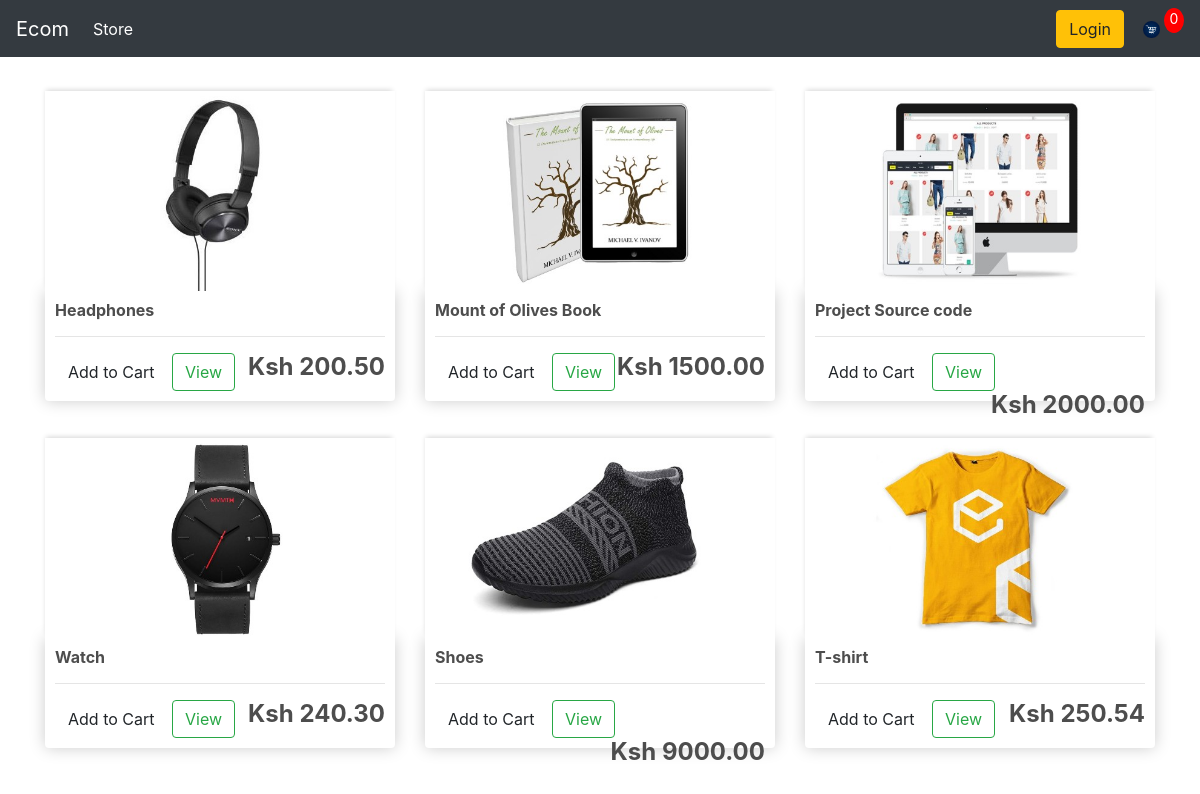
The page / on the database its author committed.
### store/models.py (models this page shows, shortened)
class Product(models.Model):
     name = models.CharField(max_length=200, null=True)
     price = models.DecimalField(max_digits=7,decimal_places=2)
     digital = models.BooleanField(default=False, null=True, blank=False)
     image = models.ImageField(null=True,blank= True)
     @property
     def imageURL(self):
         try:
             url = self.image.url
         except:
             url = ''
         return url

### store/views.py (the view)
# urls.py: path('',include('store.urls')),
def store(request):
    if request.user.is_authenticated:
        customer = request.user.customer
        order, created = Order.objects.get_or_create(customer=customer, complete=False)
        items = order.orderitem_set.all()
        cartItems = order.get_cart_items
    else:
        cookieData = cookieCart(request)
        items = cookieData['items']
        order = cookieData['order']                            #{'get_cart_total': 0, 'get_cart_items': 0,'shipping':False}
        cartItems = cookieData['cartItems']              #order['get_cart_items']
    products = Product.objects.all()
    context = {'products':products,'cartItems': cartItems}
    return render(request, 'store/store.html', context)

### store/utils.py (called while the page is built, shortened)
def cookieCart(request):
    try:
            cart = json.loads(request.COOKIES['cart'])
    except:
        cart = {}
    print('Cart:', cart)
    items = []
    order = {'get_cart_total': 0, 'get_cart_items': 0,'shipping':False}
    cartItems = order['get_cart_items']
    return{'cartItems':cartItems,'order':order,'items':items}

### store/templates/store/store.html
{% extends 'store/main.html' %}
{% load static %}
{% block content %}
<div class="row">
    {% for product in products %}
    <div class="col-lg-4">
        <img src="{{ product.imageURL}}" class="thumbnail">
        <div class="box-element product">
            <h6><strong>{{ product.name }}</strong></h6>
            <hr>
            <button data-product={{product.id}} data-action="add"
            class="btn btn-outline secondary add-btn update-cart">Add to Cart</button>
            <a href="#" class="btn btn-outline-success">View</a>
            <h4 style="display: inline-block; float: right"><strong>Ksh {{ product.price|floatformat:2}}</strong></h4>
        </div>
    </div>
    {% endfor %}
</div>
{% endblock content %}

### static/css/main.css (style rules this page uses)
body { background-color: hsl(0, 0%, 98%); }
h1,h2,h3,h4,h5,h6 { color:hsl(0, 0%, 30%); }
.box-element { box-shadow:hsl(0, 0%, 80%) 0 0 16px; background-color: #fff; border-radius: 4px; padding: 10px; }
.thumbnail { width: 100%; height: 200px; -webkit-box-shadow: -1px -3px 5px -2px rgba(214,214,214,1); -moz-box-shadow: -1px -3px 5px -2px rgba(214,214,214,1); box-shadow: -1px -3px 5px -2px rgba(214,214,214,1); }
.product { border-radius: 0 0 4px 4px; }
.col-lg-4, .col-lg-6, .col-lg-8, .col-lg-12 { margin-top: 10px; }
.btn { border-radius: 0; }

### rows shown on the page
Product: imageURL (picture), name "Headphones", price "200.50"
Product: imageURL (picture), name "Mount of Olives Book", price "1500.00"
Product: imageURL (picture), name "Project Source code", price "2000.00"
Product: imageURL (picture), name "Watch", price "240.30"
Product: imageURL (picture), name "Shoes", price "9000.00"
Product: imageURL (picture), name "T-shirt", price "250.54"

### other values the page prints
{{ cartItems }} "0"
